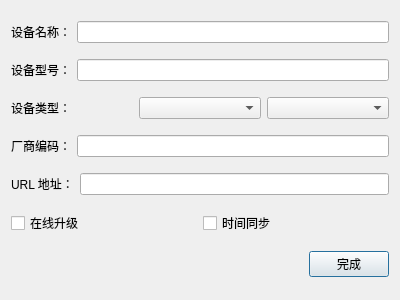
<?xml version="1.0" encoding="UTF-8"?>
<ui version="4.0">
 <class>AddDeviceWidget</class>
 <widget class="QDialog" name="AddDeviceWidget">
  <property name="geometry">
   <rect>
    <x>0</x>
    <y>0</y>
    <width>400</width>
    <height>300</height>
   </rect>
  </property>
  <property name="windowTitle">
   <string>Dialog</string>
  </property>
  <layout class="QVBoxLayout" name="verticalLayout">
   <item>
    <layout class="QHBoxLayout" name="horizontalLayout">
     <item>
      <widget class="QLabel" name="label">
       <property name="text">
        <string>设备名称：</string>
       </property>
      </widget>
     </item>
     <item>
      <widget class="QLineEdit" name="deviceNameLineEdit"/>
     </item>
    </layout>
   </item>
   <item>
    <layout class="QHBoxLayout" name="horizontalLayout_3">
     <item>
      <widget class="QLabel" name="label_2">
       <property name="text">
        <string>设备型号：</string>
       </property>
      </widget>
     </item>
     <item>
      <widget class="QLineEdit" name="DeviceModelLineEdit"/>
     </item>
    </layout>
   </item>
   <item>
    <layout class="QHBoxLayout" name="horizontalLayout_5">
     <item>
      <widget class="QLabel" name="label_3">
       <property name="text">
        <string>设备类型：</string>
       </property>
      </widget>
     </item>
     <item>
      <widget class="QComboBox" name="class1comboBox"/>
     </item>
     <item>
      <widget class="QComboBox" name="class2comboBox"/>
     </item>
    </layout>
   </item>
   <item>
    <layout class="QHBoxLayout" name="horizontalLayout_4">
     <item>
      <widget class="QLabel" name="label_4">
       <property name="text">
        <string>厂商编码：</string>
       </property>
      </widget>
     </item>
     <item>
      <widget class="QLineEdit" name="ManufactureIDLineEdit"/>
     </item>
    </layout>
   </item>
   <item>
    <layout class="QHBoxLayout" name="horizontalLayout_2">
     <item>
      <widget class="QLabel" name="label_5">
       <property name="text">
        <string>URL 地址：</string>
       </property>
      </widget>
     </item>
     <item>
      <widget class="QLineEdit" name="urllineEdit"/>
     </item>
    </layout>
   </item>
   <item>
    <layout class="QHBoxLayout" name="horizontalLayout_6">
     <item>
      <widget class="QCheckBox" name="updatecheckBox">
       <property name="text">
        <string>在线升级</string>
       </property>
      </widget>
     </item>
     <item>
      <widget class="QCheckBox" name="synccheckBox">
       <property name="text">
        <string>时间同步</string>
       </property>
      </widget>
     </item>
    </layout>
   </item>
   <item>
    <layout class="QHBoxLayout" name="horizontalLayout_7">
     <item>
      <spacer name="horizontalSpacer">
       <property name="orientation">
        <enum>Qt::Horizontal</enum>
       </property>
       <property name="sizeHint" stdset="0">
        <size>
         <width>40</width>
         <height>20</height>
        </size>
       </property>
      </spacer>
     </item>
     <item>
      <widget class="QPushButton" name="createpushButton">
       <property name="text">
        <string>完成</string>
       </property>
      </widget>
     </item>
    </layout>
   </item>
  </layout>
 </widget>
 <resources/>
 <connections/>
</ui>
